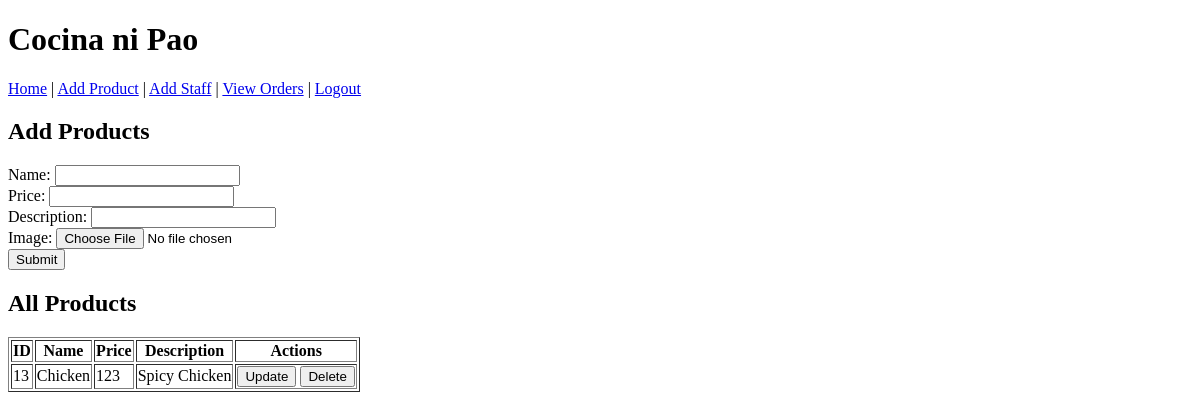
The app's page /Admin/add_product.php, older data.
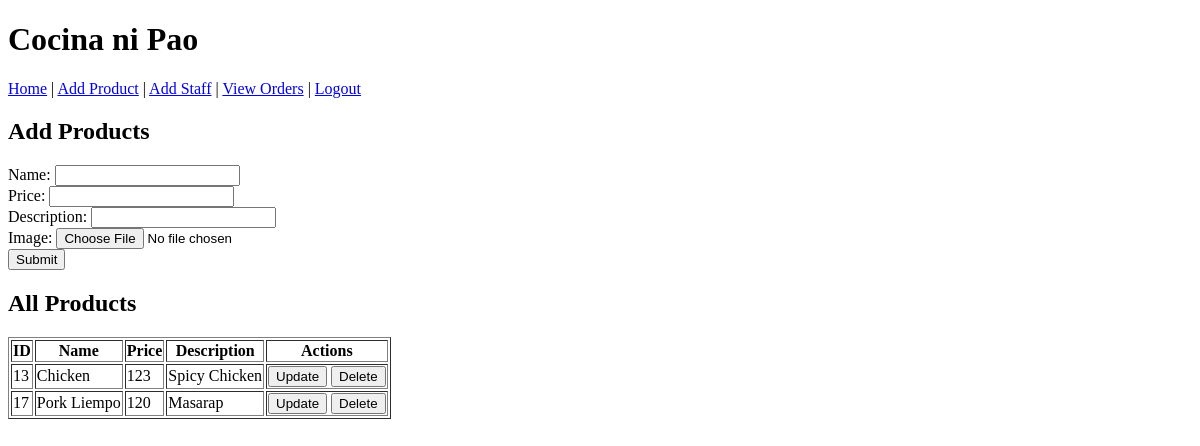
The same page, newer data.
### tables this page shows
CREATE TABLE `food_products` (
  `food_id` int(10) NOT NULL,
  `food_name` varchar(255) NOT NULL,
  `food_price` int(255) NOT NULL,
  `food_description` text NOT NULL,
  `food_image` blob NOT NULL
);

### Admin/add_product.php (the view, shortened to what this page needs)
<!DOCTYPE html>
<html lang="en">
<head>
    <link rel="stylesheet" href="css/style.css">
</head>
<body>
    <?php include 'admin_header.php'; ?>
    <h2>Add Products</h2>
    <form method="post" enctype="multipart/form-data" action="">
        Name: <input type="text" name="food_name" class="input_fields" required><br>
        Price: <input type="text" name="food_price" class="input_fields" required><br>
        Description: <input type="text" name="food_description" class="input_fields" required><br>
        Image: <input type="file" name="food_image" class="input_fields" required accept="image/png, image/jpg, image/jpeg"><br>
        <input type="submit" value="Submit">
    </form>
    <?php
    include 'connect.php';
    ?>
    <h2>All Products</h2>
    <table border="1">
        <tr>
            <th>ID</th>
            <th>Name</th>
            <th>Price</th>
            <th>Description</th>
            <th>Actions</th>
        </tr>
        <?php
        $query_all = "SELECT * FROM food_products";
        $result_all = mysqli_query($con, $query_all);
        if(mysqli_num_rows($result_all) > 0) {
            while ($row_all = mysqli_fetch_assoc($result_all)) {
                echo "<tr>";
                echo "<td>" . $row_all['food_id'] . "</td>";
                echo "<td>" . $row_all['food_name'] . "</td>";
                echo "<td>" . $row_all['food_price'] . "</td>";
                echo "<td>" . $row_all['food_description'] . "</td>";
                echo "<td><button onclick='openUpdatePopup(" . $row_all['food_id'] . ")'>Update</button>
                    <button onclick='openDeletePopup(" . $row_all['food_id'] . ")'>Delete</button>
                </td>";
                echo "</tr>";
            }
        } else {
            echo "<tr><td colspan='5'>No products found.</td></tr>";
        }
    ?>
    </table>
</body>
</html>

Row changes from the older to the newer data that the page shows:
added food_products: food_id "17", food_name "Pork Liempo", food_price "120", food_description "Masarap"
